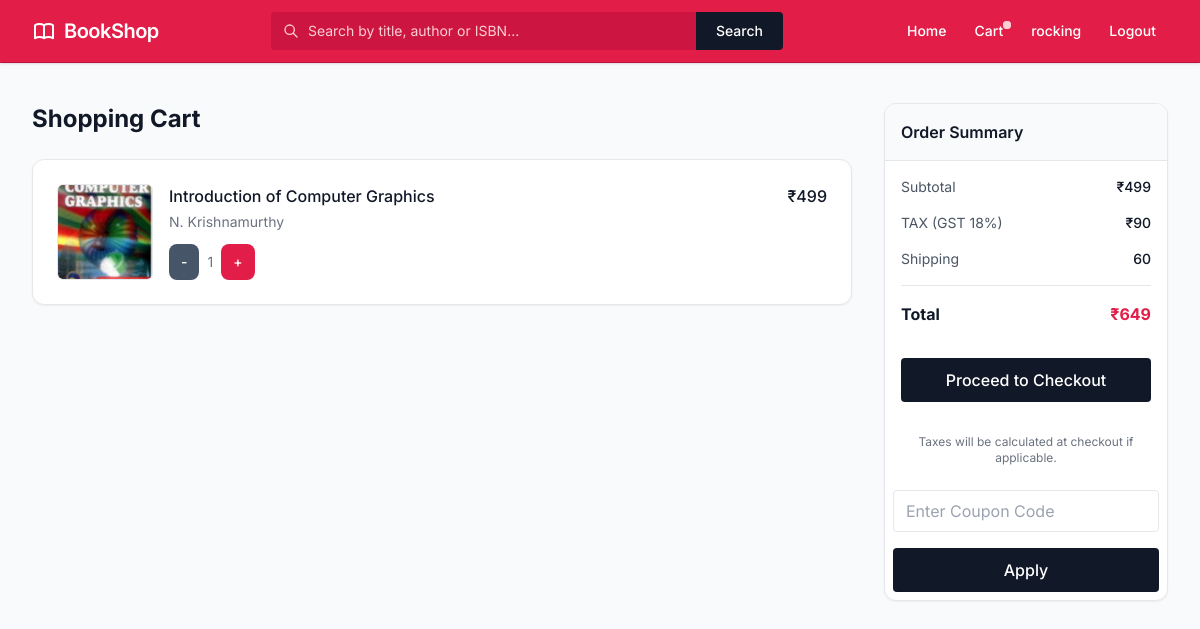
The app's page /cart/ (signed in) with its own data.
### ecom/models.py (models this page shows, shortened)
class OrderItem(models.Model):
    user_id = models.ForeignKey(User, on_delete=models.CASCADE)
    book_id = models.ForeignKey(Book, on_delete=models.CASCADE)
    order_id = models.ForeignKey(Order, on_delete=models.CASCADE)
    qty = models.IntegerField(default=1)
    is_ordered = models.BooleanField(default=False)
    def getItemPrice(self):
        return self.qty * self.book_id.price

class Book(models.Model):
    title = models.CharField(max_length=200)
    author = models.CharField(max_length=200)
    nop = models.IntegerField(default=0)
    isbn = models.CharField(max_length=200)
    publish_year = models.IntegerField()
    genre = models.ForeignKey(Genre, on_delete=models.CASCADE)
    cover_image = models.ImageField(upload_to="books/")
    price = models.IntegerField(null=True, blank=True)
    description = models.TextField(null=True, blank=True, default="N/A")

class Order(models.Model):
    user_id = models.ForeignKey(User, on_delete=models.CASCADE)
    coupon_id = models.ForeignKey(Coupon, on_delete=models.CASCADE,null=True, blank=True)
    address_id = models.ForeignKey(Address, on_delete=models.CASCADE,null=True, blank=True)
    is_ordered = models.BooleanField(default=False)
    def getSubTotal(self):
        total = 0
        for item in self.orderitem_set.all():
            total += item.getItemPrice()
        return total
    def getTotalTax(self):
        return round(0.18 * self.getSubTotal())
    def getShippingCharge(self):
        if self.getSubTotal() < 500:
            return 60
        else:
            return 0
    def getCouponDiscount(self):
        if self.coupon_id:
            return self.coupon_id.discount
        else:
            return 0
    def getPayableAmount(self):
        return (self.getSubTotal() + self.getTotalTax() + self.getShippingCharge()) - self.getCouponDiscount()

### ecom/views.py (the view)
# urls.py: path('cart/', views.cart, name="cart"),
@login_required()
def cart(req):
    order = Order.objects.filter(user_id=req.user, is_ordered=False).first()
    order_items = OrderItem.objects.filter(order_id=order) if order else []
    data = {
        "order": order,
        "order_items": order_items,
    }
    return render(req, "cart.html", data)

### ecom/templates/cart.html (shortened to what this page needs)
<!DOCTYPE html>
<html lang="en">
<head>
{% load static %}
    <script src="https://cdn.tailwindcss.com"></script>
</head>
<body class="min-h-screen flex flex-col selection:bg-rose-100 selection:text-rose-900">
    {% include "header.html" %}
    <div class="max-w-[1400px] mx-auto w-full px-4 sm:px-6 lg:px-8 py-6 lg:py-10 flex flex-col lg:flex-row gap-6 lg:gap-8 flex-1">
        <main class="w-full lg:w-3/4 xl:w-4/5 flex flex-col gap-6">
            <h2 class="text-2xl font-bold text-gray-900">Shopping Cart</h2>
            <div class="bg-white rounded-xl shadow-sm border border-gray-200 overflow-hidden">
                {% if order_items %}
                    <ul class="divide-y divide-gray-200">
                        {% for item in order_items %}
                        <li class="flex py-6 px-4 sm:px-6">
                            <div class="h-24 w-24 flex-shrink-0 overflow-hidden rounded-md border border-gray-200 bg-gray-100">
                                {% if item.book_id.cover_image %}
                                    <img src="{{item.book_id.cover_image.url}}" alt="{{item.book_id.title}}" class="h-full w-full object-cover object-center">
                                {% else %}
                                    <div class="h-full w-full flex items-center justify-center text-gray-400 text-xs">No Cover</div>
                                {% endif %}
                            </div>
                            <div class="ml-4 flex flex-1 flex-col justify-between">
                                <div>
                                    <div class="flex justify-between text-base font-medium text-gray-900">
                                        <h3>
                                            <a href="{% url 'bookDetails' item.book_id.id %}" class="hover:text-rose-600 transition-colors">{{item.book_id.title}}</a>
                                        </h3>
                                        <p class="ml-4">₹{{item.getItemPrice}}</p>
                                    </div>
                                    <p class="mt-1 text-sm text-gray-500">{{item.book_id.author}}</p>
                                </div>
                                <div class="flex flex-1 items-end justify-between text-sm">
                                    <div class="flex items-center gap-2">
                                    <a href="{% url 'removeFromCart' item.book_id.id %}" class="font-medium px-3 py-2 rounded-lg bg-slate-600 text-white hover:bg-slate-500 transition-colors">-</a>
                                    <p class="text-gray-500">{{item.qty}}</p>
                                    <a href="{% url 'addToCart' item.book_id.id %}" class="font-medium px-3 py-2 rounded-lg bg-rose-600 text-white hover:bg-rose-500 transition-colors">+</a>
</div>
                                </div>
                            </div>
                        </li>
                        {% endfor %}
                    </ul>
                {% endif %}
            </div>
        </main>
        <aside class="w-full lg:w-1/4 xl:w-1/5 shrink-0">
            <div class="bg-white rounded-xl shadow-sm border border-gray-200 overflow-hidden sticky top-24">
                <div class="p-4 bg-gray-50 border-b border-gray-200">
                    <h3 class="text-base font-semibold text-gray-900">
                        Order Summary
                    </h3>
                </div>
                <div class="p-4 flex flex-col gap-4">
                    <div class="flex justify-between text-sm text-gray-600">
                        <span>Subtotal</span>
                        <span class="font-medium text-gray-900">₹{{order.getSubTotal}}</span>
                    </div>
                    <div class="flex justify-between text-sm text-gray-600">
                        <span>TAX (GST 18%)</span>
                        <span class="font-medium text-gray-900">₹{{order.getTotalTax}}</span>
                    </div>
                    <div class="flex justify-between text-sm text-gray-600">
                        <span>Shipping</span>
                        <span class="font-medium text-gray-900">
                            {% if not order.getShippingCharge %}
                                    Free
                            {% else %}
                                    {{order.getShippingCharge}}
                            {% endif %}
                        </span>
                    </div>
                    <div class="border-t border-gray-200 text-center pt-4 flex justify-between text-base font-bold text-gray-900">
                        <span>Total</span>
                        <span class="text-rose-600">₹{{order.getPayableAmount}}</span>
                    </div>
                    <a href="{% url 'checkout' %}" class="w-full text-center mt-4 bg-gray-900 text-white py-2.5 rounded font-medium hover:bg-gray-800 transition-colors focus:ring-2 focus:ring-offset-2 focus:ring-gray-900 disabled:opacity-50 disabled:cursor-not-allowed" {% if not order_items %}disabled{% endif %}>
                        Proceed to Checkout
                    </a>
                    <div class="mt-4 text-xs text-gray-500 text-center">
                        <p>Taxes will be calculated at checkout if applicable.</p>
                    </div>
                </div>
                {% if order.coupon_id %}
                    <p class="px-3 text-center py-2 ">You Applied <strong>{{order.coupon_id.code}}</strong> <a href="{% url 'removeCoupon' order.id %}" class="text-red-500 text-xs">Remove</a></p>
                {% else %}
                <form action="{% url 'applyCoupon' %}" method="post" class="p-2">
                    <input type="text" name="code" class="w-full px-3 py-2 rounded border" placeholder="Enter Coupon Code">
                    <input type="submit" class="w-full mt-4 bg-gray-900 text-white py-2.5 rounded font-medium hover:bg-gray-800 transition-colors focus:ring-2 focus:ring-offset-2 focus:ring-gray-900 disabled:opacity-50 disabled:cursor-not-allowed" {% if not order_items %}disabled{% endif %} value="Apply">
                </form>
                {% endif %}
            </div>
        </aside>
    </div>
</body>
</html>

### ecom/templates/header.html (shortened to what this page needs)
<header class="sticky top-0 z-50 bg-rose-600 shadow border-b border-rose-700">
    <div class="flex items-center justify-between px-4 lg:px-8 py-3 max-w-[1400px] mx-auto">
        <a href="{% url 'homepage' %}" class="flex items-center gap-2 text-xl text-white font-semibold tracking-tight hover:opacity-90 transition-opacity">
            BookShop
        </a>
        <form action="{% url 'search' %}" method="get" class="flex flex-1 max-w-lg mx-8 relative">
            <div class="absolute inset-y-0 left-0 flex items-center pl-3 pointer-events-none">
                <svg class="w-4 h-4 text-rose-200" fill="none" stroke="currentColor" viewBox="0 0 24 24" xmlns="http://www.w3.org/2000/svg"><path stroke-linecap="round" stroke-linejoin="round" stroke-width="2" d="M21 21l-6-6m2-5a7 7 0 11-14 0 7 7 0 0114 0z"></path></svg>
            </div>
            <input type="search" value="{% if search %} {{search}} {% endif %}" name="search" class="w-full pl-9 pr-3 py-2 bg-rose-700/60 border border-transparent text-white text-sm placeholder-rose-200 rounded-l focus:outline-none focus:bg-white focus:text-gray-900 focus:placeholder-gray-500 focus:border-white transition-colors" placeholder="Search by title, author or ISBN...">
            <button type="submit" class="px-5 py-2 bg-gray-900 text-white rounded-r text-sm font-medium hover:bg-gray-800 focus:outline-none focus:ring-2 focus:ring-gray-900 focus:ring-offset-2 focus:ring-offset-rose-600 transition-colors">Search</button>
        </form>
        <nav class="flex items-center gap-1">
            <a href="{% url 'homepage' %}" class="text-white hover:bg-rose-700 px-3 py-1.5 rounded text-sm font-medium transition-colors">Home</a>
            <a href="{% url 'cart' %}" class="text-white hover:bg-rose-700 px-3 py-1.5 rounded text-sm font-medium transition-colors relative">
                Cart
                <span class="absolute top-1.5 right-1 flex h-2 w-2">
                  <span class="relative inline-flex rounded-full h-2 w-2 bg-rose-200"></span>
                </span>
            </a>
            {% if request.user.is_authenticated %}
                <span class="text-white px-3 py-1.5 rounded text-sm font-medium transition-colors">
                    {% if request.user.first_name %}
                            {{request.user.first_name}}
                    {% else %}
                            {{request.user.username}}
                    {% endif %}
                </span>
                <a href="{% url 'logout' %}" class="text-white hover:bg-rose-700 px-3 py-1.5 rounded text-sm font-medium transition-colors">Logout</a>
            {% else %}
                <a href="{% url 'login' %}" class="text-white hover:bg-rose-700 px-3 py-1.5 rounded text-sm font-medium transition-colors">Login</a>
                <a href="{% url 'register' %}" class="bg-white text-rose-700 hover:bg-gray-50 px-4 py-1.5 rounded text-sm font-semibold transition-colors ml-2 shadow-sm">Register</a>
            {% endif %}
        </nav>
    </div>
</header>

### ecom/templates/cart.html (style rules this page uses)
body { font-family: 'Inter', sans-serif; background-color: #f9fafb; }

### records on screen
OrderItem: book_id.cover_image (picture), book_id "Introduction of Computer Graphics", getItemPrice "499", book_id.author "N. Krishnamurthy", qty "1"
Order: getSubTotal "499", getTotalTax "90", getShippingCharge "60", getPayableAmount "649"

### other values on screen
{{ request.user.username }} "rocking"
